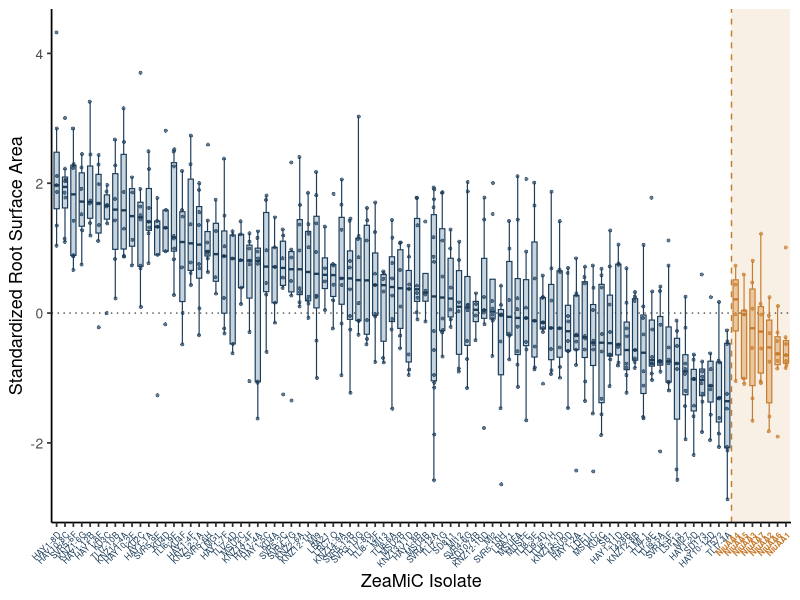

Reproduce this figure in R.
# =============================================================================
# Root surface area  —  per-trial standardization (Hedge's g vs control) + figure
#
#   Treatment is "Control" or "Inoculated"; each trial has its own controls.
#
# Pipeline:  read raw plant values  ->  standardize each inoculated plant to its
#            trial's control (Hedge's g)  ->  box-and-whisker per isolate, with
#            the NiuAA isolates pinned right.
# =============================================================================

# Code by Rob McMinn 2026

library(readxl)
library(dplyr)
library(ggplot2)

raw <- read_excel("./InVivo_RSA.xlsx") %>% rename(value = `Surface.Area.mm2`)

# Per-trial control statistics 
ctrl <- raw %>%
  filter(Treatment == "Control") %>%
  group_by(Trial) %>%
  summarise(m_c = mean(value), v_c = var(value), n_c = n(), .groups = "drop")

# Per-replicate Hedge's g, standardized within each trial 
g_df <- raw %>%
  filter(Treatment == "Inoculated") %>%
  group_by(Isolate, Trial) %>%
  mutate(n_i = n(), v_i = var(value)) %>%
  ungroup() %>%
  left_join(ctrl, by = "Trial") %>%
  mutate(
    pooled_sd = sqrt(((n_i - 1) * v_i + (n_c - 1) * v_c) / (n_i + n_c - 2)),
    J         = 1 - 3 / (4 * (n_i + n_c) - 9),     # remove "* J" below for plain Cohen's d
    g         = (value - m_c) / pooled_sd * J
  ) %>%
  select(Isolate, Trial, g)
 
# FIGURE
df <- g_df  # Isolate + per-replicate g

BOX_FILL <- "#C7D5E0"; BOX_EDGE <- "#1C3D5A"; PT     <- "#1C3D5A"   # main isolates
NIU_FILL <- "#EAC79E"; NIU_EDGE <- "#C77B2C"; NIU_PT <- "#C77B2C"   # Niu isolates

# Niu detector
is_niu <- function(x) grepl("^Niu", x)
df$group <- ifelse(is_niu(df$Isolate), "Niu", "main")

ord <- df %>%
  group_by(Isolate, group) %>%
  summarise(med = median(g), .groups = "drop") %>%
  arrange(group == "Niu", desc(med))
lev        <- ord$Isolate
df$Isolate <- factor(df$Isolate, levels = lev)

n_main  <- sum(ord$group == "main")
n_all   <- length(lev)
divider <- n_main + 0.5

# identity columns by color
df$box_fill <- ifelse(df$group == "Niu", NIU_FILL, BOX_FILL)
df$box_edge <- ifelse(df$group == "Niu", NIU_EDGE, BOX_EDGE)
df$pt_col   <- ifelse(df$group == "Niu", NIU_PT,   PT)

lab_col  <- ifelse(is_niu(lev), NIU_PT, BOX_EDGE)
lab_face <- ifelse(is_niu(lev), "bold", "plain")



df %>%
  group_by(Isolate) %>%
  summarize(n = n(), .groups = "drop") %>%
  summarize(
    min_n = min(n),
    max_n = max(n))



set.seed(7)
p <- ggplot(df, aes(x = Isolate, y = g)) +
  annotate("rect", xmin = divider, xmax = n_all + 0.5, ymin = -Inf, ymax = Inf,
           fill = NIU_EDGE, alpha = 0.12) +                                    # Niu band
  geom_hline(yintercept = 0, linetype = "dotted", colour = "#555555",
             linewidth = 0.5) +                                               # zero line
  geom_vline(xintercept = divider, linetype = "dashed", colour = NIU_EDGE,
             linewidth = 0.5) +                                               # divider
  geom_boxplot(aes(group = Isolate, fill = box_fill, colour = box_edge),
               width = 0.62, outlier.shape = NA, linewidth = 0.4, fatten = 2) +
  geom_jitter(aes(colour = pt_col), width = 0.05, height = 0,
              size = 1.1, alpha = 0.7, stroke = 0.2) +
  scale_fill_identity() +
  scale_colour_identity() +
  labs(x = "ZeaMiC Isolate", y = "Standardized Root Surface Area") +
  theme_classic(base_size = 13) +
  theme(legend.position = "none",
    axis.text.x  = element_text(angle = 45, hjust = 1, vjust = 1,
                                size = 6, colour = lab_col, face = lab_face),
    axis.text.y  = element_text(size = 10))

# Save 
ggsave("Figure panels/Figure8B.svg", p, width = 26, height = 10, unit = "cm")
